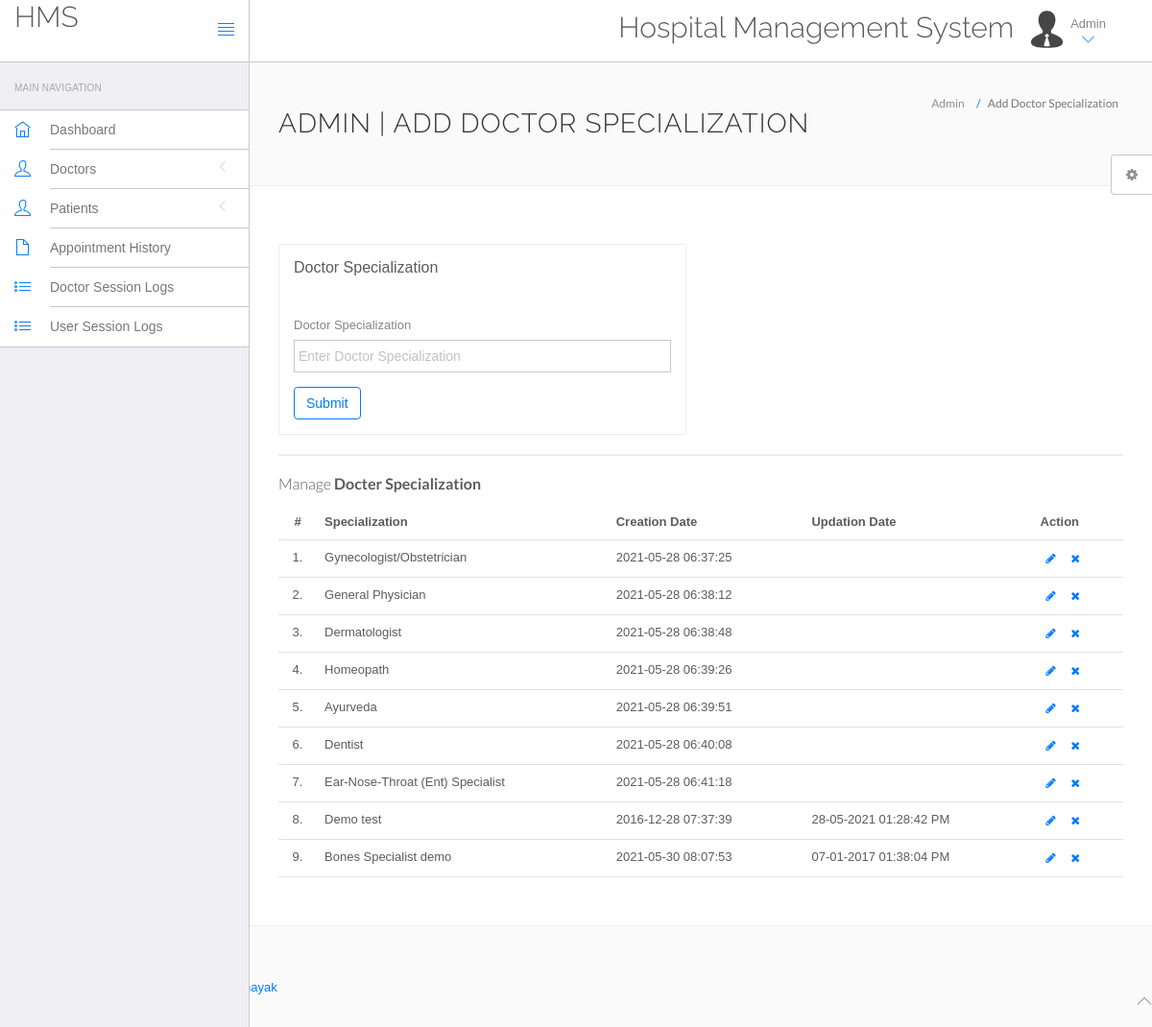
Page /hms/admin/doctor-specilization.php (signed in) on the committed database.
### tables this page shows
CREATE TABLE IF NOT EXISTS `doctorspecilization` (
  `id` int(11) NOT NULL,
  `specilization` varchar(255) NOT NULL,
  `creationDate` timestamp NOT NULL DEFAULT CURRENT_TIMESTAMP,
  `updationDate` varchar(255) NOT NULL
);

### hms/admin/doctor-specilization.php (the view, shortened to what this page needs)
<?php
include('include/config.php');
?>
<!DOCTYPE html>
<html lang="en">
	<head>
		<link rel="stylesheet" href="vendor/bootstrap/css/bootstrap.min.css">
		<link rel="stylesheet" href="vendor/fontawesome/css/font-awesome.min.css">
		<link rel="stylesheet" href="vendor/themify-icons/themify-icons.min.css">
		<link href="vendor/animate.css/animate.min.css" rel="stylesheet" media="screen">
		<link href="vendor/perfect-scrollbar/perfect-scrollbar.min.css" rel="stylesheet" media="screen">
		<link href="vendor/switchery/switchery.min.css" rel="stylesheet" media="screen">
		<link href="vendor/bootstrap-touchspin/jquery.bootstrap-touchspin.min.css" rel="stylesheet" media="screen">
		<link href="vendor/select2/select2.min.css" rel="stylesheet" media="screen">
		<link href="vendor/bootstrap-datepicker/bootstrap-datepicker3.standalone.min.css" rel="stylesheet" media="screen">
		<link href="vendor/bootstrap-timepicker/bootstrap-timepicker.min.css" rel="stylesheet" media="screen">
		<link rel="stylesheet" href="assets/css/styles.css">
		<link rel="stylesheet" href="assets/css/plugins.css">
		<link rel="stylesheet" href="assets/css/themes/theme-1.css" id="skin_color" />
	</head>
	<body>
		<div id="app">
<?php include('include/sidebar.php');?>
			<div class="app-content">
						<?php include('include/header.php');?>
				<div class="main-content" >
					<div class="wrap-content container" id="container">
						<section id="page-title">
							<div class="row">
								<div class="col-sm-8">
									<h1 class="mainTitle">Admin | Add Doctor Specialization</h1>
																	</div>
								<ol class="breadcrumb">
									<li>
										<span>Admin</span>
									</li>
									<li class="active">
										<span>Add Doctor Specialization</span>
									</li>
								</ol>
							</div>
						</section>
						<div class="container-fluid container-fullw bg-white">
							<div class="row">
								<div class="col-md-12">
									<div class="row margin-top-30">
										<div class="col-lg-6 col-md-12">
											<div class="panel panel-white">
												<div class="panel-heading">
													<h5 class="panel-title">Doctor Specialization</h5>
												</div>
												<div class="panel-body">
													<form role="form" name="dcotorspcl" method="post" >
														<div class="form-group">
															<label for="exampleInputEmail1">
																Doctor Specialization
															</label>
							<input type="text" name="doctorspecilization" class="form-control"  placeholder="Enter Doctor Specialization">
														</div>
														<button type="submit" name="submit" class="btn btn-o btn-primary">
															Submit
														</button>
													</form>
												</div>
											</div>
										</div>
											</div>
										</div>
									<div class="col-lg-12 col-md-12">
											<div class="panel panel-white">
											</div>
										</div>
									</div>
									<div class="row">
								<div class="col-md-12">
									<h5 class="over-title margin-bottom-15">Manage <span class="text-bold">Docter Specialization</span></h5>
									<table class="table table-hover" id="sample-table-1">
										<thead>
											<tr>
												<th class="center">#</th>
												<th>Specialization</th>
												<th class="hidden-xs">Creation Date</th>
												<th>Updation Date</th>
												<th>Action</th>
											</tr>
										</thead>
										<tbody>
<?php
$sql=mysqli_query($bd,"select * from doctorSpecilization");
$cnt=1;
while($row=mysqli_fetch_array($sql))
{
?>
											<tr>
												<td class="center"><?php echo $cnt;?>.</td>
												<td class="hidden-xs"><?php echo $row['specilization'];?></td>
												<td><?php echo $row['creationDate'];?></td>
												<td><?php echo $row['updationDate'];?>
												</td>
												<td >
												<div class="visible-md visible-lg hidden-sm hidden-xs">
							<a href="edit-doctor-specialization.php?id=<?php echo $row['id'];?>" class="btn btn-transparent btn-xs" tooltip-placement="top" tooltip="Edit"><i class="fa fa-pencil"></i></a>
	<a href="doctor-specilization.php?id=<?php echo $row['id']?>&del=delete" onClick="return confirm('Are you sure you want to delete?')"class="btn btn-transparent btn-xs tooltips" tooltip-placement="top" tooltip="Remove"><i class="fa fa-times fa fa-white"></i></a>
												</div>
												</td>
											</tr>
											<?php
$cnt=$cnt+1;
											 }?>
										</tbody>
									</table>
								</div>
							</div>
								</div>
							</div>
						</div>
					</div>
				</div>
	<?php include('include/footer.php');?>
	<?php include('include/setting.php');?>
	</body>
</html>

### hms/admin/assets/css/themes/theme-1.css (style rules this page uses)
body { background: #FAFAFA; }

### rows in the picture
doctorspecilization: specilization "Gynecologist/Obstetrician", creationDate "2021-05-28 06:37:25"
doctorspecilization: specilization "General Physician", creationDate "2021-05-28 06:38:12"
doctorspecilization: specilization "Dermatologist", creationDate "2021-05-28 06:38:48"
doctorspecilization: specilization "Homeopath", creationDate "2021-05-28 06:39:26"
doctorspecilization: specilization "Ayurveda", creationDate "2021-05-28 06:39:51"
doctorspecilization: specilization "Dentist", creationDate "2021-05-28 06:40:08"
doctorspecilization: specilization "Ear-Nose-Throat (Ent) Specialist", creationDate "2021-05-28 06:41:18"
doctorspecilization: specilization "Demo test", creationDate "2016-12-28 07:37:39", updationDate "28-05-2021 01:28:42 PM"
doctorspecilization: specilization "Bones Specialist demo", creationDate "2021-05-30 08:07:53", updationDate "07-01-2017 01:38:04 PM"
